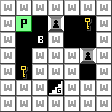

Tiled map render using the project's own tile images. Description and the whole map definition, tile-layer contents included, below:
An orthogonal 7x7 tile map with 16x16 px tiles, 1 tile layer (Tile layer 1).

<map version="1.0" tiledversion="1.1.6" orientation="orthogonal" renderorder="right-down" width="7" height="7" tilewidth="16" tileheight="16" infinite="0" nextobjectid="1">
 <properties>
  <property name="difficulty" value="4" />
  <property name="name" value="Black Hole" />
  <property name="turns" value="18" />
 </properties>
 <tileset firstgid="1" source="../../../dev/editor_tileset.tsx" />
 <layer name="Tile layer 1" width="7" height="7">
  <data encoding="csv">
1,1,1,1,1,1,1,
1,17,0,4,0,5,1,
1,0,16,1,0,0,1,
1,0,1,1,1,4,1,
1,5,1,1,1,0,1,
1,1,1,18,1,1,1,
1,1,1,1,1,1,1
</data>
 </layer>
</map>
